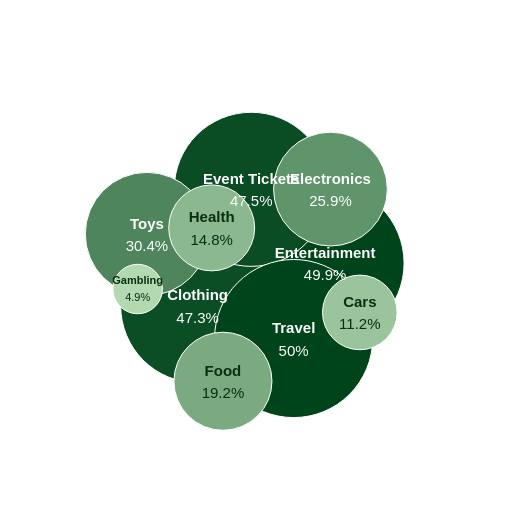

Vega-Lite specification for this chart:
### Vega specification from a JSON file in a GitHub repository (floating-point values rounded to 4 significant figures)
{"$schema": "https://vega.github.io/schema/vega/v5.json", "description": "A packed bubble chart.", "usermeta": {"author": "David Bacci", "github": "https://github.com/PBI-David/Deneb-Showcase"}, "width": 500, "height": 500, "padding": {"left": 5, "right": 5, "top": 20, "bottom": 0}, "autosize": "none", "signals": [{"name": "cx", "update": "width / 2"}, {"name": "cy", "update": "height / 2"}, {"name": "gravityX", "value": 0.2, "bind": {"input": "range", "min": 0, "max": 1}}, {"name": "gravityY", "value": 0.1, "bind": {"input": "range", "min": 0, "max": 1}}], "data": [{"name": "table", "values": [{"category": "Entertainment", "amount": 6013.0, "pct": 49.9}, {"category": "Clothing", "amount": 5698.0, "pct": 47.3}, {"category": "Event Tickets", "amount": 5720.0, "pct": 47.5}, {"category": "Travel", "amount": 6024.0, "pct": 50}, {"category": "Toys", "amount": 3662.0, "pct": 30.4}, {"category": "Electronics", "amount": 3119.0, "pct": 25.9}, {"category": "Food", "amount": 2316, "pct": 19.2}, {"category": "Health", "amount": 1780.0, "pct": 14.8}, {"category": "Cars", "amount": 1343.0, "pct": 11.2}, {"category": "Gambling", "amount": 590.5, "pct": 4.9}]}], "scales": [{"name": "size", "domain": {"data": "table", "field": "amount"}, "zero": true, "range": [0, 25000]}, {"name": "color", "type": "linear", "domain": {"data": "table", "field": "pct"}, "zero": true, "range": ["#c7e9c0", "#00441b"]}], "marks": [{"name": "nodes", "type": "symbol", "from": {"data": "table"}, "encode": {"enter": {"fill": {"scale": "color", "field": "pct"}, "xfocus": {"signal": "cx"}, "yfocus": {"signal": "cy"}}, "update": {"size": {"signal": "datum.amount", "scale": "size"}, "stroke": {"value": "white"}, "strokeWidth": {"value": 1}, "tooltip": {"signal": "datum"}}}, "transform": [{"type": "force", "iterations": 100, "static": false, "forces": [{"force": "collide", "iterations": 2, "radius": {"expr": "sqrt(datum.size)/2"}}, {"force": "center", "x": {"signal": "cx"}, "y": {"signal": "cy"}}, {"force": "x", "x": "xfocus", "strength": {"signal": "gravityX"}}, {"force": "y", "y": "yfocus", "strength": {"signal": "gravityY"}}]}]}, {"type": "text", "from": {"data": "nodes"}, "encode": {"enter": {"align": {"value": "center"}, "baseline": {"value": "middle"}, "fontWeight": {"value": "bold"}, "fill": {"signal": "datum.datum.pct > 25 ? '#ffffff' : '#0b2e13'"}, "text": {"field": "datum.category"}}, "update": {"x": {"field": "x"}, "y": {"field": "y"}, "fontSize": {"signal": "min(15, max(9, sqrt(datum.size) / 4.5))"}, "dy": {"signal": "-0.7 * min(15, max(9, sqrt(datum.size) / 4.5))"}}}}, {"type": "text", "from": {"data": "nodes"}, "encode": {"enter": {"align": {"value": "center"}, "baseline": {"value": "middle"}, "fill": {"signal": "datum.datum.pct > 25 ? '#ffffff' : '#0b2e13'"}, "text": {"signal": "datum.datum.pct + '%'"}}, "update": {"x": {"field": "x"}, "y": {"field": "y"}, "dy": {"signal": "0.8 * min(15, max(9, sqrt(datum.size) / 4.5))"}, "fontSize": {"signal": "min(15, max(9, sqrt(datum.size) / 4.5))"}}}}]}
